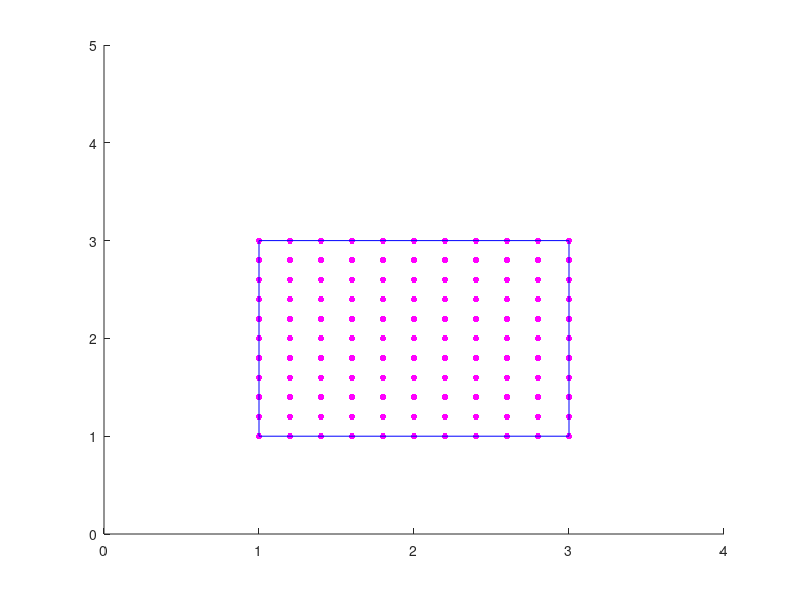

Write the MATLAB code that produced this figure. (Note: this script raises an error after producing the figure.)
function test_shape_vem2
    % Undeformed vertices
    V0= [ 
         1 3;
         2 3;
         3 3;
         3 2;
         3 1;
         2 1;
         1 1;
         1 2;
        ];
    
    % Deformed vertices
%     V1= [ 
%          1 3;
%          2 3.5;
%          3 3;
%          3 2;
%          3 1;
%          2 0.5;
%          1 1;
%          1 2;
%         ];
    V1= [ 
         1 5;
         2 2.9;
         3 3;
         3 2;
         2.8 1.2;
         2 1;
         1 1;
         1.2 2;
        ];
    
    
    % Edges
    E=[ 1 2;
        2 3;
        3 4;
        4 5;
        5 6;
        6 7;
        7 8;
        8 1 ];
    % Plotting surface
    fig=figure(1)
    clf;
%     plot([V0(E(:,1),1)'; V0(E(:,2),1)'], [V0(E(:,1),2)'; V0(E(:,2),2)'],'Color',[0.5 0.5 0.5]);
%     hold on;
    hold on;
    
    x = 1:0.2:3;
    y = 1:0.2:3;
    [X,Y] = meshgrid(x,y);
    X=[X(:) Y(:)];
    k=6;

        
    p1 = plot(X(:,1),X(:,2),'.','Color','m','MarkerSize',15);
    hold on
    p2 = plot([V0(E(:,1),1)'; V0(E(:,2),1)'], [V0(E(:,1),2)'; V0(E(:,2),2)'],'Color','b');
    xlim([0 4]);
    ylim([0 5]);

    V=V0;
    
    n=50;
    dV = (V1-V0)/n;
    Vt = V0 + dV;
    for ii=1:n

        for i = 1:numel(p2)
            p2(i).XData = [Vt(E(i,1),1) Vt(E(i,2),1)];
            p2(i).YData = [Vt(E(i,1),2) Vt(E(i,2),2)];
        end
        
        X_com = mean(V0,1)';    % undeformed center of mass
        x_com = mean(Vt,1)';    % deformed center of mass


        % Compute monomial basis for each query point
        M=zeros(size(X,1), k);
        for i = 1:size(X,1)
            q=(X(i,:)'-X_com)';
            Mi = [1 q(1) q(2) q(1).^2 q(2).^2 q(1)*q(2)];
            M(i,:) = Mi;
        end

        P = zeros(size(E,1),2,2);
        % Computing shape matching matrix for each shape (edge in this case)
        for i =1:size(E,1)
            q = V0(E(i,:),:)' - X_com;
            p = Vt(E(i,:),:)' - x_com;
            P(i,:,:) = p * q' / (q * q');
        end

        % Compute weighting coefficients
        a = zeros(size(X,1), size(E,1));
        options = optimoptions('lsqlin','Display', 'off');

        for i = 1:size(X,1)
            C = V';
            d = X(i,:)';

            % All weights non-negative
            A = -eye(size(V,1));
            b = zeros(size(V,1),1);

            % Weights sum to one.
            Aeq = ones(1,size(E,1));
            beq = 1;
            
            a(i,:) = lsqlin(C,d,A,b,Aeq,beq, [],[],[], options);
        end

        % Compute deformed positions from 
        for i=1:size(X,1)
            x = [0 0];
            x2 = [0 0];

            for j=1:size(E,1)
                x = x + a(i,j) * Vt(j,:);
                g = squeeze(P(j,:,:)) * (X(i,:)'-X_com) + x_com;
                x2 = x2 + a(i,j) * g';
            end
            p1.XData(i) = x2(1);
            p1.YData(i) = x2(2);
        end
        drawnow;
%         fn=sprintf('output_png\\out2_%03d.png',ii)
%         saveas(fig,fn);
%         
        Vt = Vt + dV;
        
    end
    
    

end